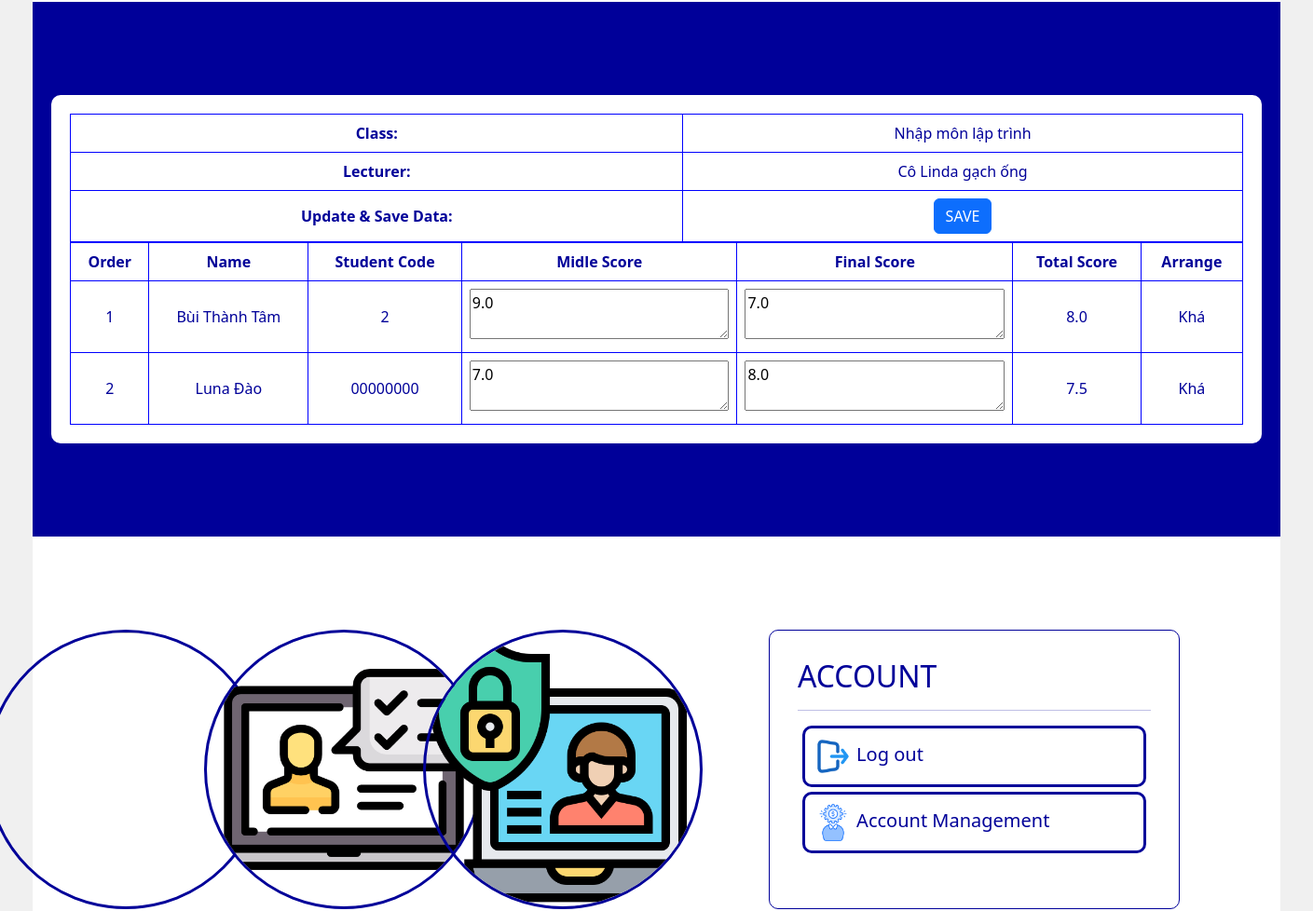
Page /class/3 (middle part) on the earlier database version.
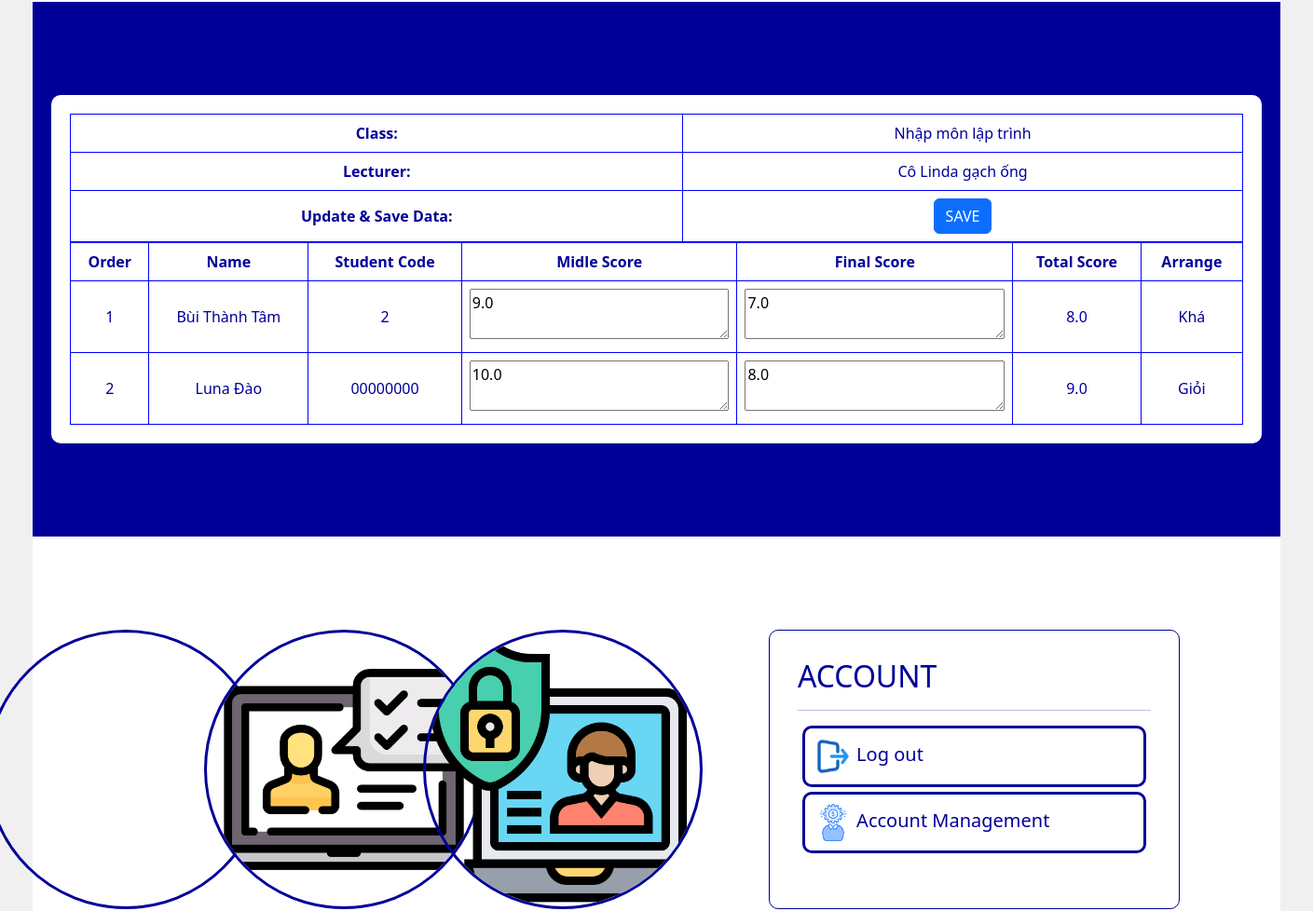
Same page on the later database version.
### attendance/models.py (models this page shows, shortened)
class Student(models.Model):
    user = models.OneToOneField(User, on_delete=models.CASCADE, null = True, verbose_name="Tài khoản sinh viên")
    name = models.CharField(max_length=100, verbose_name="Tên")
    student_id = models.CharField(max_length=20, unique=True, verbose_name="Mã số sinh viên")
    class_name = models.ForeignKey('Class', on_delete=models.SET_NULL, null=True, verbose_name="Danh sách lớp học phần")
    midScr = models.FloatField(default=0,verbose_name="Điểm giữa kì")
    fnlScr = models.FloatField(default=0,verbose_name="Điểm cuối kỳ")
    fingerprint_data = models.IntegerField(null=True, blank=True, verbose_name="Dữ liệu vân tay")
    def Total(self):
        if self.midScr is not None and self.fnlScr is not None:
            return (self.midScr + self.fnlScr) / 2
        return 0
    def Arrange(self):
        if self.Total() > 8:
            return "Giỏi"
        elif self.Total() > 6.5:
            return "Khá"
        elif self.Total() > 5:
            return "Trung bình"
        else:
            return "Yếu"

### attendance/views.py (the view, shortened to what this page needs)
# urls.py: path('class/<int:id>',views.getClass,name='Class'),
def getClass(request, id):
    classObj = Class.objects.get(id=id)
    students = Student.objects.filter(class_name = classObj)
    classes = Class.objects.filter(teacher=classObj.teacher)
    context = {
        'class': classObj,
        'students': students,
        'classes': classes
    }
    return render(request, 'interface/ClassManagement.html', context)

### attendance/templates/interface/ClassManagement.html (shortened to what this page needs)
{% extends "page/interface_base.html" %}
{% load static %}
{% block section3 %}
    <div class="row">
        <div class="col-8">
            <div class="account-icon">
                <img src="{% static 'attendance/icon4.png' %}" alt="" width="300px" height="300px" class="acc-item">
                <img src="{% static 'attendance/icon5.png' %}" alt="" width="300px" height="300px" class="acc-item">
                <img src="{% static 'attendance/icon6.png' %}" alt="" width="300px" height="300px" class="acc-item">
            </div>
        </div>
        <div class="col-4 class-list acc">
            <h2>ACCOUNT</h2>
            <hr>
            <a href="{% url 'home' %}">
                <div class="class-list-item">
                    <div class="icon-class"><img src="{% static 'attendance/icon7.png' %}" alt="" width="40px" height="40px"></div>
                    <div class="link-class">Log out</div>
                </div>
            </a>
            <a href="{% url 'accountManagement' 'lecturer' class.teacher.id %}">
                <div class="class-list-item">
                    <div class="icon-class"><img src="{% static 'attendance/icon8.png' %}" alt="" width="40px" height="40px"></div>
                    <div class="link-class">Account Management</div>
                </div>
            </a>
        </div>
    </div>
{% endblock section3 %}
{% block section2 %}
    <div class="in4">
        <form method="POST">
                <table>
                    <tr>
                        <td><strong>Class:</strong></td>
                        <td>{{class.class_name}}</td>
                    </tr>
                    <tr>
                        <td><strong>Lecturer:</strong></td>
                        <td>{{class.teacher.name}}</td>
                    </tr>
                    <tr>
                        <td><strong>Update & Save Data:</strong></td>
                        <td><button class="btn btn-primary" >SAVE</button> </td>
                    </tr>
                </table>
                <table>
                    <tr class="title">
                        <td>Order</td>
                        <td>Name</td>
                        <td>Student Code</td>
                        <td>Midle Score</td>
                        <td>Final Score</td>
                        <td>Total Score</td>
                        <td>Arrange</td>
                    </tr>
                    {% for student in students %}
                    <tr>
                        <td> {{forloop.counter}} </td>
                        <td> {{student.name}} </td>
                        <td> {{student.student_id}} </td>
                        <td>
                            <textarea class="midScr " name="midScr{{student.id}}">{{student.midScr}}</textarea>
                        </td>
                        <td> <textarea class="fnlScr " name="fnlScr{{student.id}}">{{student.fnlScr}}</textarea> </td>
                        <td> {{student.Total}} </td>
                        <td> {{student.Arrange}} </td>
                    </tr>
                    {% endfor %}
                </table>
            </form>
    </div>
{% endblock section2 %}

Differences in the rows shown:
changed Student "Luna Đào": id "7.0" → "10.0"; Total "7.5" → "9.0"; Arrange "Khá" → "Giỏi"
